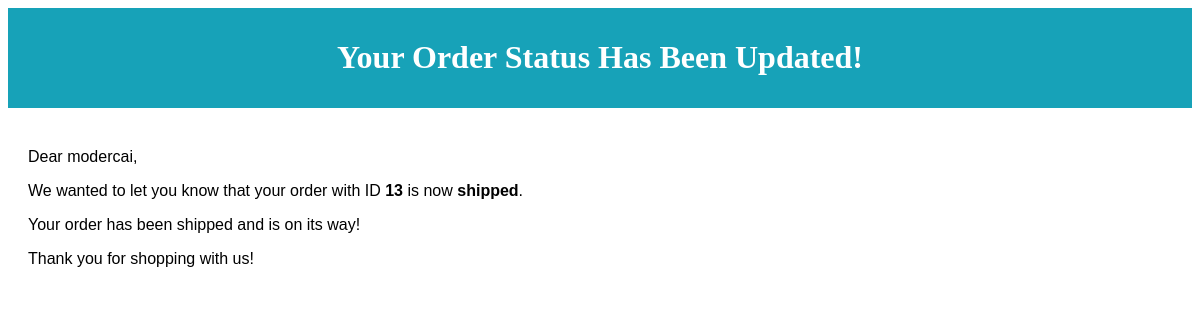
Before: /update_order_status/13/ (signed in) with the older database file.
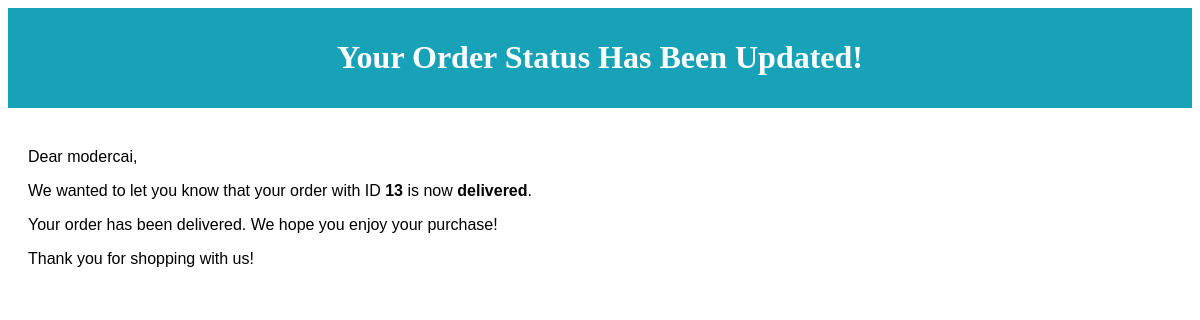
After: the same page with the newer database file.
### store/models.py (models this page shows, shortened)
class Order(models.Model):
    PENDING = 'pending'
    PROCESSED = 'in-transit'
    DELIVERED = 'delivered'
    STATUS_CHOICES = (
        (PENDING, 'Pending'),
        (PROCESSED, 'in-transit'),
        (DELIVERED, 'Delivered'),
    )
    first_name = models.CharField(max_length=255)
    last_name = models.CharField(max_length=255)
    address = models.CharField(max_length=255)
    town = models.CharField(max_length=255)
    phone_number = models.CharField(max_length=20, null=False, blank=False)
    paid_amount = models.IntegerField(blank=True, null=True)
    is_paid = models.BooleanField(default=False)
    created_by = models.ForeignKey(User, related_name='orders', on_delete=models.SET_NULL, null=True)
    created_at = models.DateTimeField(auto_now_add=True)
    status = models.CharField(max_length=50, choices=STATUS_CHOICES, default=PENDING)

### userprofile/views.py (the view, shortened to what this page needs)
# urls.py: path('update_order_status/<int:order_id>/', views.update_order_status, name='update_order_status'),
@login_required
def update_order_status(request, order_id):
    order = get_object_or_404(Order, id=order_id)
    context = {
        'order': order,
    }
    return render(request, 'userprofile/pdf/order_status_update.html', context)

### store/context_processors.py (called while the page is built)
def cart(request):
    return {'cart':Cart(request)}

### userprofile/templates/userprofile/pdf/order_status_update.html (shortened to what this page needs)
<!DOCTYPE html>
<html lang="en">
<head>
</head>
<body>
    <div class="header">
        <h1>Your Order Status Has Been Updated!</h1>
    </div>
    <div class="email-body">
        <div class="content">
            <p>Dear {{ order.created_by.username }},</p>
            <p>We wanted to let you know that your order with ID <strong>{{ order.id }}</strong> is now <strong>{{ order.status }}</strong>.</p>
            {% if order.status == 'shipped' %}
            <p>Your order has been shipped and is on its way!</p>
            {% elif order.status == 'delivered' %}
            <p>Your order has been delivered. We hope you enjoy your purchase!</p>
            {% endif %}
            <p>Thank you for shopping with us!</p>
        </div>
    </div>
</body>
</html>

Changed rows visible on the page:
changed Order "modercai": status "shipped" → "delivered"
Other visible differences:
text no longer shown: "Your order has been shipped and is on its way!"
text now shown: "Your order has been delivered. We hope you enjoy your purchase!"
